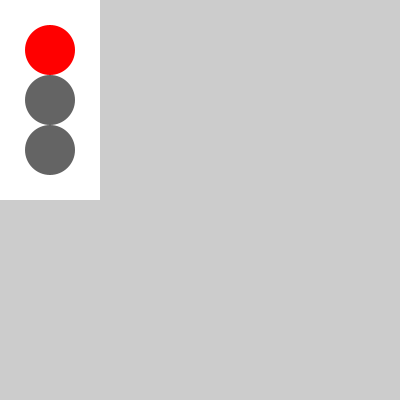
Frame 1 (no input)
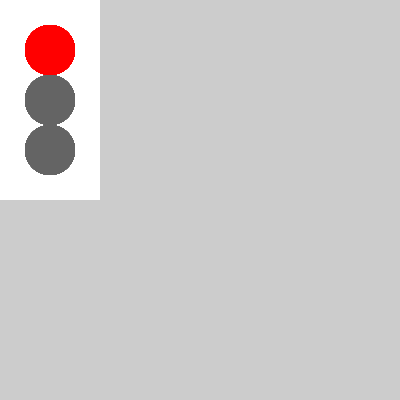
Frame 60 (the mouse pressed at the canvas centre just before this capture)
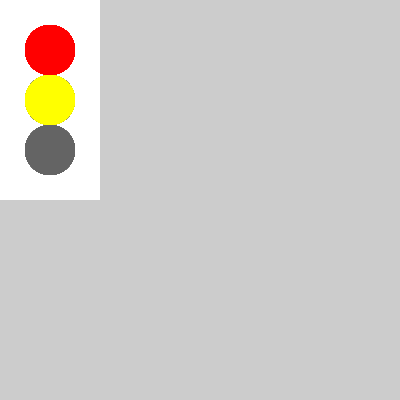
Frame 120 (the mouse held since frame 60 and released just before this capture)

The Processing sketch that drew these frames (run headless with seeded random() and noise(); from frame 60 on, the mouse is pressed at the canvas centre):

// Processing sketch: TaskSix
// ── TaskSix.pde

int red = color(255, 0, 0);
int yellow = color(255, 255, 0);
int green = color(0, 255, 0);
int grey = color(100, 100, 100);

int light1 = red;
int light2 = grey;
int light3 = grey;

int box_x, box_y;
int box_w, box_h;

void setup()
{
  size(400, 400);

  noStroke();

  box_x = 0;
  box_y = 0;
  box_w = width/4;
  box_h = height/2;
  rect(0, 0, width/4, height/2);
}

float ms;
float t = 0.0f;
void draw()
{
  if (frameCount == 1)
    ms = 0.0f;
  t += 1 * ((millis() - ms) / 1000.0f);
  ms = millis();

  switch ((int)t) {
    case 0:
      light1 = red;
      light2 = grey;
      light3 = grey;
      break;
    case 2:
      light2 = yellow;
      break;
    case 3:
      light1 = grey;
      light2 = grey;
      light3 = green;
      break;
    case 5:
      light3 = grey;
      light2 = yellow;
      break;
    case 6:
      light1 = red;
      light2 = grey;
      t = 0;
      break;
    default:
      break;
  }

  fill(light1);
  circle(box_x+box_w/2, box_y+box_h/4, box_w/2);
  fill(light2);
  circle(box_x+box_w/2, box_y+box_h/2, box_w/2);
  fill(light3);
  circle(box_x+box_w/2, box_y+box_h-box_w/2, box_w/2);

}
